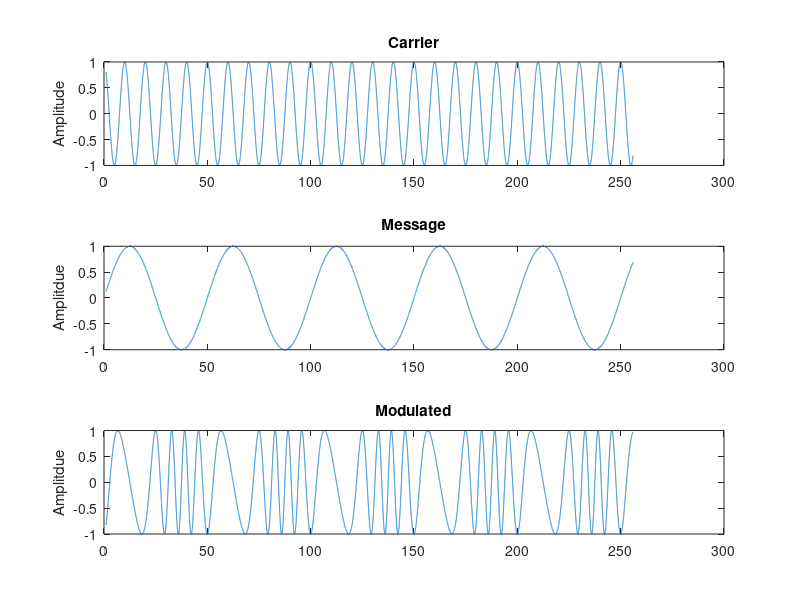

Write the MATLAB code that produced this figure.
close all; clear all; clc;

kf = 0.5;
fc = 1/10;
fm = 1/50;
n = [1:fm/4:256];

x = sin(2*pi*fm*n);
y = cos(2*pi*fc*n);
z = cos(2*pi*fc*n + 2*pi*kf*cos(2*pi*fm*n));

figure();
subplot(311); plot(n,y); title('Carrier'); ylabel('Amplitude');
subplot(312); plot(n,x); title('Message'); ylabel('Amplitdue');
subplot(313); plot(n,z); title('Modulated'); ylabel('Amplitdue');
